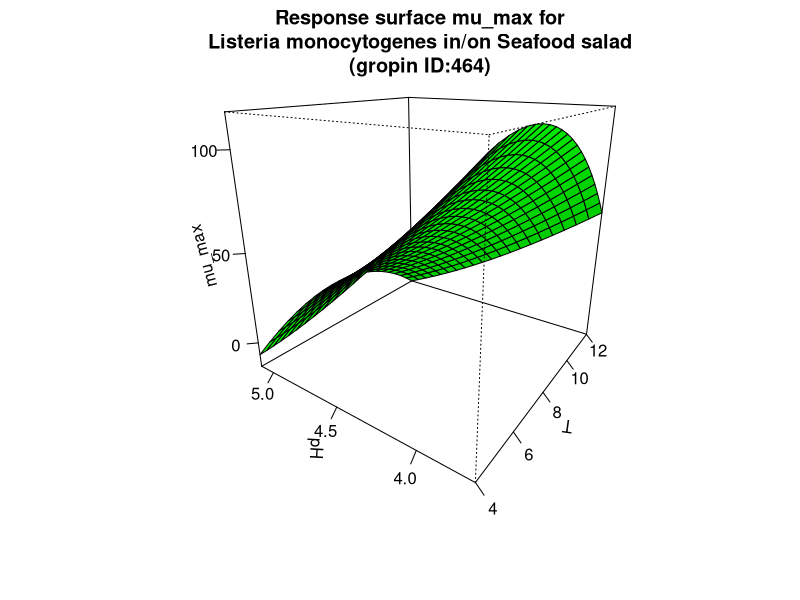

Write the R code that produced this figure.
#############################
# start of Parameter script
#############################
T <- seq(3.996003996004,12.012,length.out=21)
pH <- seq(3.6963036963037,5.1051,length.out=21)
#############################
# end of Parameter script
#############################
############################# 
# start of Model script Gropin ID 464 
#############################
 
# constant coefficients for this model
 
variables <- data.frame(T,pH)
argumentsPar <- expand.grid(variables)
 
# heart of the model
response_surface <- function(T,pH) {
   mumax <-620.83+2.916*T-186.5*pH+3.841*T*pH-1.463*(T^2)+9.879*(pH^2)

return(mumax=mumax)
} 

# output parameters
mumax <- cbind(argumentsPar,response_surface(argumentsPar['T'],argumentsPar['pH']))
colnames(mumax) <- c(colnames(argumentsPar),'mumax')
#############################
# End of Model script
#############################
############################# 
# start of Visualisation script Gropin ID 464 
#############################
persp(T,pH,matrix(unlist(mumax$mumax),nrow=21),col = 'green',xlab='T',ylab='pH',zlab='mu_max',main='Response surface mu_max for
Listeria monocytogenes in/on Seafood salad
(gropin ID:464)',theta=305,phi=20,shade=0.25,ticktype = 'detailed')
#############################
# End of Visualisation script
#############################
